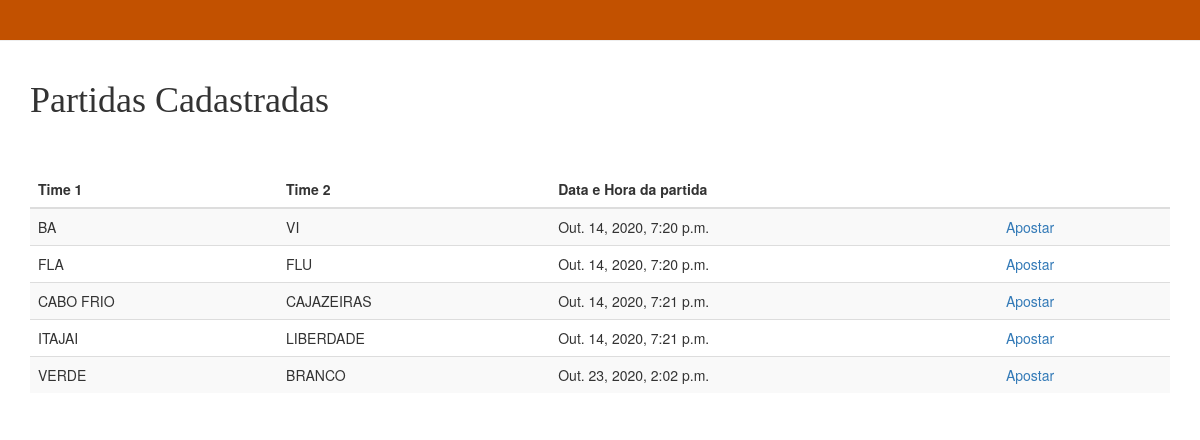
/partidasCadastradas/ (signed in), run on the app's committed database.
### apostas/models.py (models this page shows, shortened)
class Partida (models.Model):
	time1 = models.CharField(max_length=50, null=True)
	time2 = models.CharField(max_length=50, null=True)
	placar1 = models.IntegerField(default=0)
	placar2 = models.IntegerField(default=0)
	data_partida = models.DateTimeField(auto_now_add=True, null=True)
	time1Venceu = models.BooleanField(default=False)
	time2Venceu = models.BooleanField(default=False)
	empate = models.BooleanField(default=False)

### apostas/views.py (the view)
# urls.py: path('partidasCadastradas/', views.partidasCadastradas, name='partidasCadastradas'),
@login_required(login_url = 'loginPage')
def partidasCadastradas(request):
	partidas = Partida.objects.all()
	usuario = Usuario.objects.get(user=request.user)
	context = {'partidas':partidas, 'usuario': usuario}
	return render (request, 'apostas/partidasCadastradas.html', context)

### apostas/templates/apostas/partidasCadastradas.html
{% extends 'apostas/base.html' %}
{% block content %}
	<h1>Partidas Cadastradas</h1><br><br>
	<table class="table table-striped">
		<thead>
		  <tr>
			<th scope="col">Time 1</th>
			<th scope="col">Time 2</th>
			<th scope="col">Data e Hora da partida</th>
			<th scope="col"></th>
		  </tr>
		</thead>
		<tbody>
			{% for partida in partidas %}
				<tr>
					<td>{{partida.time1}}</td>
					<td>{{partida.time2}}</td>
					<td>{{partida.data_partida}}</td>
					{% if usuario.saldo >= 5 %}
						<td><a href="{% url 'fazerAposta' partida.id %}">Apostar</a></td>
					{% else %}
						<td>Saldo insuficiente</td>
					{% endif %}
				</tr>
			{% endfor %}
		</tbody>
	</table>
{% endblock %}

### apostas/templates/apostas/base.html (shortened to what this page needs)
<!DOCTYPE html>
{% load static %}
<html>
    <div class = "page-header"></div>
    <head>
        <link rel="stylesheet" href="//maxcdn.bootstrapcdn.com/bootstrap/3.2.0/css/bootstrap.min.css">
        <link rel="stylesheet" href="//maxcdn.bootstrapcdn.com/bootstrap/3.2.0/css/bootstrap-theme.min.css">
        <link rel="stylesheet" href="{% static 'css/apostas.css' %}">
    </head>
    <body>
    <div class="container">
        {% block content %}
        {% endblock %}
    </div>
</body>
</html>

### apostas/static/css/apostas.css (style rules this page uses)
h1, h2, h3, h4, h5 { font-family: 'Lucida Console'; }
.page-header { background-color: #C25100; margin-top: 0; padding: 20px 20px 20px 40px; }

### data on the page
Partida: time1 "BA", time2 "VI", data_partida "Out. 14, 2020, 7:20 p.m."
Partida: time1 "FLA", time2 "FLU", data_partida "Out. 14, 2020, 7:20 p.m."
Partida: time1 "CABO FRIO", time2 "CAJAZEIRAS", data_partida "Out. 14, 2020, 7:21 p.m."
Partida: time1 "ITAJAI", time2 "LIBERDADE", data_partida "Out. 14, 2020, 7:21 p.m."
Partida: time1 "VERDE", time2 "BRANCO", data_partida "Out. 23, 2020, 2:02 p.m."
